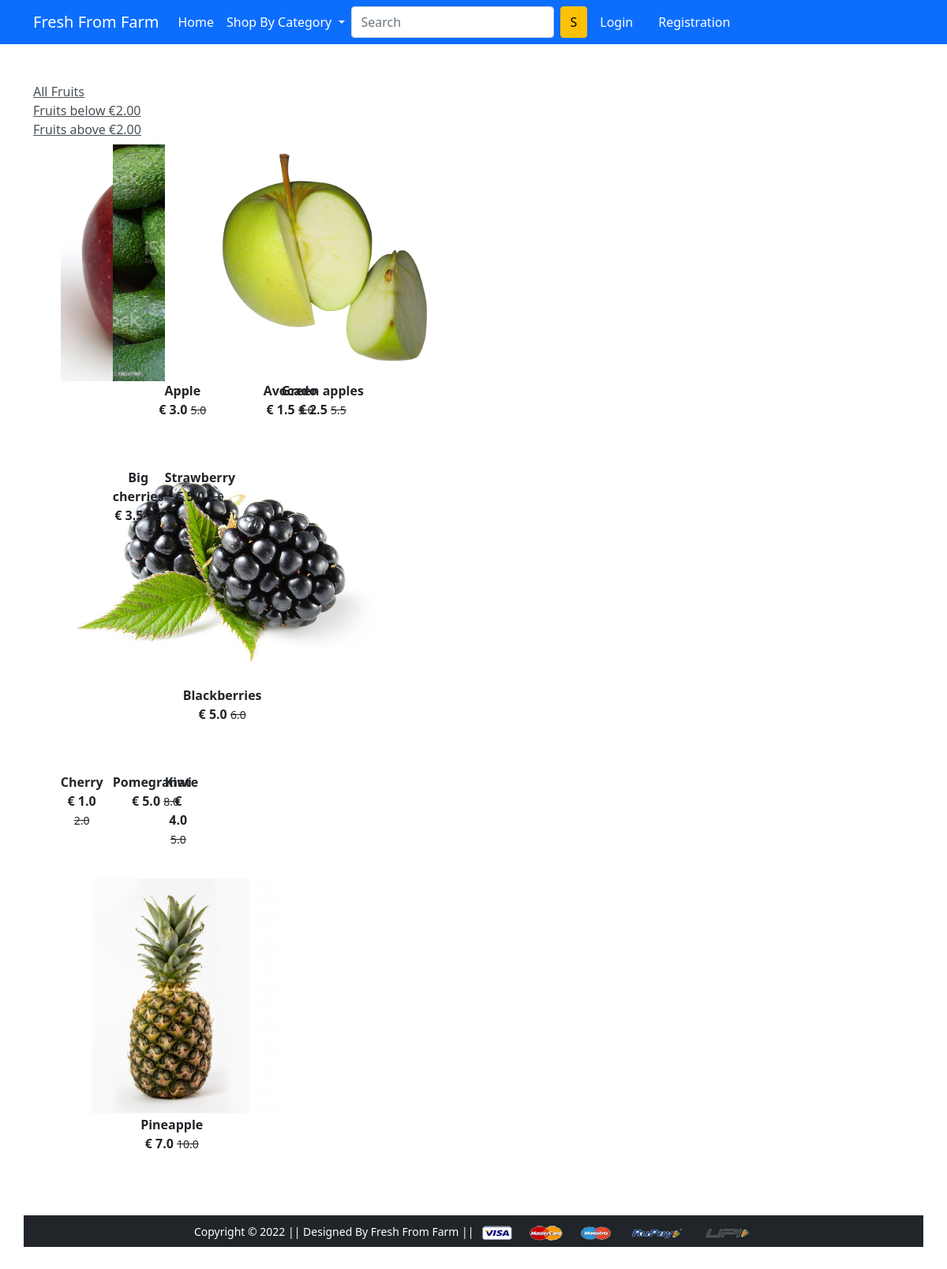
/fruits/, run on the app's committed database.
### app/models.py (models this page shows)
class Product(models.Model):
    title = models.CharField(max_length=100)
    selling_price = models.FloatField()
    discounted_price = models.FloatField()
    description = models.TextField()
    supplier = models.CharField(max_length=100)
    category = models.CharField(choices=CATEGORY_CHOICES, max_length=2)
    product_image = models.ImageField(upload_to = 'productimg')

### app/views.py (the view)
# urls.py: path('fruits/', views.fruits, name='fruits'),
def fruits(request , data=None):
  if data == None:
   fruits = Product.objects.filter(category= 'F')
  elif data =='below':
   fruits = Product.objects.filter(category= 'F').filter(discounted_price__lt=2)
  elif data =='above':
   fruits = Product.objects.filter(category= 'F').filter(discounted_price__gt=2)
  return render(request , 'app/fruits.html', {'Fruits': fruits})

### app/templates/app/fruits.html (shortened to what this page needs)
{% extends 'app/base.html' %}
{% load static %}
{% block main-content %}
<div class="container my-5">
 <div class="row">
  <div class="col-sm-3">
   <div class= "list-group">
       <a href = "{% url 'fruits' %}" class="list-group-item-action" aria-current="true"> All Fruits </a>
       <a href = "{% url 'fruitsdata' 'below' %}" class="list-group-item-action" aria-current="true"> Fruits below €2.00 </a>
       <a href = "{% url 'fruitsdata' 'above' %}" class="list-group-item-action" aria-current="true">Fruits above €2.00 </a>
  </div>
  <div class="col-sm-8 offset-sm-1">
    <div class ="row">
        {% for f in Fruits%}
        <div class= "col-sm-4 text center mb-4">
            <a href = "{% url 'product-detail' f.id %}" class= "btn">
            <div class="item">
            <img src ="{{f.product_image.url}}" alt="" height="300" class="">
            <div class="fw-bold">{{f.title}}</div>
            <div class="fw-bold"> € {{f.discounted_price}}
                <small class="fw-light text-decoration-line-through">
                    {{f.selling_price}}
                </small></div>
            </div>
            </a>
        </div>
        {% endfor %}
  </div>
 </div>
</div>
{% endblock main-content %}

### data on the page
Product: title "Apple", discounted_price "3.0", selling_price "5.0"
Product: title "Avocado", discounted_price "1.5", selling_price "3.0"
Product: product_image (picture), title "Green apples", discounted_price "2.5", selling_price "5.5"
Product: product_image (picture), title "Blackberries", discounted_price "5.0", selling_price "6.0"
Product: title "Big cherries", discounted_price "3.5"
Product: title "Strawberry", discounted_price "5.0", selling_price "8.0"
Product: title "Cherry", discounted_price "1.0", selling_price "2.0"
Product: title "Pomegranate", discounted_price "5.0", selling_price "8.0"
Product: title "Kiwi", discounted_price "4.0", selling_price "5.0"
Product: product_image (picture), title "Pineapple", discounted_price "7.0", selling_price "10.0"
